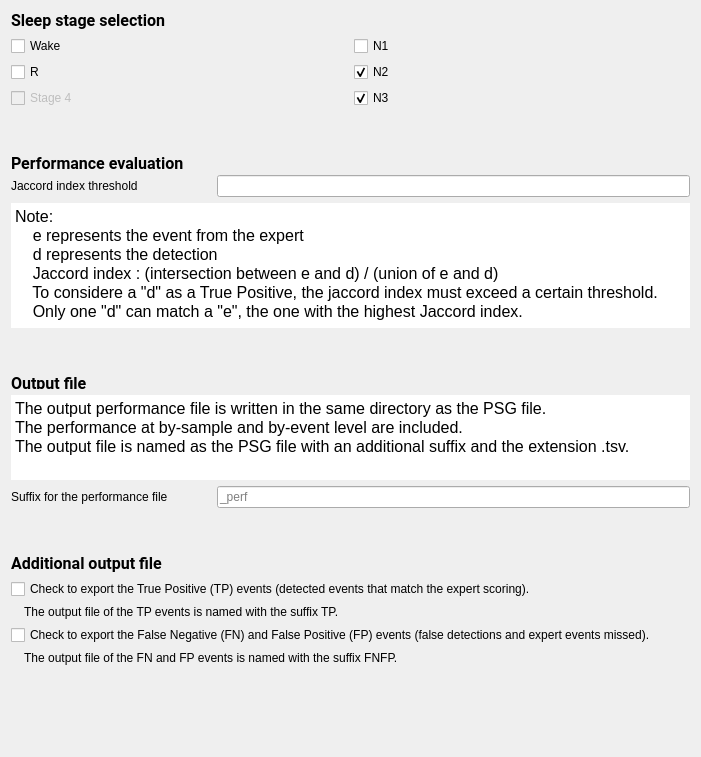
<?xml version="1.0" encoding="UTF-8"?>
<ui version="4.0">
 <class>OutputFilesStep</class>
 <widget class="QWidget" name="OutputFilesStep">
  <property name="geometry">
   <rect>
    <x>0</x>
    <y>0</y>
    <width>701</width>
    <height>757</height>
   </rect>
  </property>
  <property name="windowTitle">
   <string/>
  </property>
  <property name="styleSheet">
   <string>font: 12pt &quot;Roboto&quot;;</string>
  </property>
  <layout class="QVBoxLayout" name="verticalLayout_3">
   <item>
    <layout class="QVBoxLayout" name="verticalLayout">
     <item>
      <widget class="QLabel" name="label_5">
       <property name="font">
        <font>
         <family>Roboto</family>
         <pointsize>12</pointsize>
         <weight>50</weight>
         <italic>false</italic>
         <bold>false</bold>
        </font>
       </property>
       <property name="text">
        <string>&lt;html&gt;&lt;head/&gt;&lt;body&gt;&lt;p&gt;&lt;span style=&quot; font-weight:600;&quot;&gt;Sleep stage selection&lt;/span&gt;&lt;/p&gt;&lt;/body&gt;&lt;/html&gt;</string>
       </property>
      </widget>
     </item>
     <item>
      <layout class="QGridLayout" name="gridLayout">
       <item row="0" column="0">
        <widget class="QCheckBox" name="checkBox_W">
         <property name="text">
          <string>Wake</string>
         </property>
        </widget>
       </item>
       <item row="0" column="1">
        <widget class="QCheckBox" name="checkBox_1">
         <property name="text">
          <string>N1</string>
         </property>
         <property name="checked">
          <bool>false</bool>
         </property>
        </widget>
       </item>
       <item row="1" column="0">
        <widget class="QCheckBox" name="checkBox_R">
         <property name="text">
          <string>R</string>
         </property>
        </widget>
       </item>
       <item row="1" column="1">
        <widget class="QCheckBox" name="checkBox_2">
         <property name="text">
          <string>N2</string>
         </property>
         <property name="checked">
          <bool>true</bool>
         </property>
        </widget>
       </item>
       <item row="2" column="0">
        <widget class="QCheckBox" name="checkBox_4">
         <property name="enabled">
          <bool>false</bool>
         </property>
         <property name="text">
          <string>Stage 4</string>
         </property>
        </widget>
       </item>
       <item row="2" column="1">
        <widget class="QCheckBox" name="checkBox_3">
         <property name="text">
          <string>N3</string>
         </property>
         <property name="checked">
          <bool>true</bool>
         </property>
        </widget>
       </item>
      </layout>
     </item>
     <item>
      <spacer name="verticalSpacer_3">
       <property name="orientation">
        <enum>Qt::Vertical</enum>
       </property>
       <property name="sizeType">
        <enum>QSizePolicy::Fixed</enum>
       </property>
       <property name="sizeHint" stdset="0">
        <size>
         <width>20</width>
         <height>40</height>
        </size>
       </property>
      </spacer>
     </item>
     <item>
      <widget class="QLabel" name="label">
       <property name="maximumSize">
        <size>
         <width>16777215</width>
         <height>15</height>
        </size>
       </property>
       <property name="font">
        <font>
         <family>Roboto</family>
         <pointsize>12</pointsize>
         <weight>50</weight>
         <italic>false</italic>
         <bold>false</bold>
        </font>
       </property>
       <property name="text">
        <string>&lt;html&gt;&lt;head/&gt;&lt;body&gt;&lt;p&gt;&lt;span style=&quot; font-weight:600;&quot;&gt;Performance evaluation&lt;/span&gt;&lt;/p&gt;&lt;/body&gt;&lt;/html&gt;</string>
       </property>
      </widget>
     </item>
     <item>
      <layout class="QHBoxLayout" name="horizontalLayout">
       <item>
        <widget class="QLabel" name="label_2">
         <property name="minimumSize">
          <size>
           <width>200</width>
           <height>0</height>
          </size>
         </property>
         <property name="maximumSize">
          <size>
           <width>200</width>
           <height>16777215</height>
          </size>
         </property>
         <property name="text">
          <string>Jaccord index threshold</string>
         </property>
        </widget>
       </item>
       <item>
        <widget class="QLineEdit" name="lineEdit_jaccord"/>
       </item>
      </layout>
     </item>
     <item>
      <widget class="QTextEdit" name="textEdit">
       <property name="minimumSize">
        <size>
         <width>500</width>
         <height>0</height>
        </size>
       </property>
       <property name="maximumSize">
        <size>
         <width>16777215</width>
         <height>125</height>
        </size>
       </property>
       <property name="frameShape">
        <enum>QFrame::HLine</enum>
       </property>
       <property name="lineWidth">
        <number>0</number>
       </property>
       <property name="readOnly">
        <bool>true</bool>
       </property>
       <property name="html">
        <string>&lt;!DOCTYPE HTML PUBLIC &quot;-//W3C//DTD HTML 4.0//EN&quot; &quot;http://www.w3.org/TR/REC-html40/strict.dtd&quot;&gt;
&lt;html&gt;&lt;head&gt;&lt;meta name=&quot;qrichtext&quot; content=&quot;1&quot; /&gt;&lt;style type=&quot;text/css&quot;&gt;
p, li { white-space: pre-wrap; }
&lt;/style&gt;&lt;/head&gt;&lt;body style=&quot; font-family:'Roboto'; font-size:12pt; font-weight:400; font-style:normal;&quot;&gt;
&lt;p style=&quot; margin-top:0px; margin-bottom:0px; margin-left:0px; margin-right:0px; -qt-block-indent:0; text-indent:0px;&quot;&gt;Note:&lt;/p&gt;
&lt;p style=&quot; margin-top:0px; margin-bottom:0px; margin-left:0px; margin-right:0px; -qt-block-indent:0; text-indent:0px;&quot;&gt;    e represents the event from the expert&lt;/p&gt;
&lt;p style=&quot; margin-top:0px; margin-bottom:0px; margin-left:0px; margin-right:0px; -qt-block-indent:0; text-indent:0px;&quot;&gt;    d represents the detection&lt;/p&gt;
&lt;p style=&quot; margin-top:0px; margin-bottom:0px; margin-left:0px; margin-right:0px; -qt-block-indent:0; text-indent:0px;&quot;&gt;    Jaccord index : (intersection between e and d) / (union of e and d)&lt;/p&gt;
&lt;p style=&quot; margin-top:0px; margin-bottom:0px; margin-left:0px; margin-right:0px; -qt-block-indent:0; text-indent:0px;&quot;&gt;    To considere a &amp;quot;d&amp;quot; as a True Positive, the jaccord index must exceed a certain threshold.&lt;/p&gt;
&lt;p style=&quot; margin-top:0px; margin-bottom:0px; margin-left:0px; margin-right:0px; -qt-block-indent:0; text-indent:0px;&quot;&gt;    Only one &amp;quot;d&amp;quot; can match a &amp;quot;e&amp;quot;, the one with the highest Jaccord index.&lt;/p&gt;&lt;/body&gt;&lt;/html&gt;</string>
       </property>
      </widget>
     </item>
     <item>
      <spacer name="verticalSpacer">
       <property name="orientation">
        <enum>Qt::Vertical</enum>
       </property>
       <property name="sizeType">
        <enum>QSizePolicy::Fixed</enum>
       </property>
       <property name="sizeHint" stdset="0">
        <size>
         <width>20</width>
         <height>40</height>
        </size>
       </property>
      </spacer>
     </item>
     <item>
      <layout class="QVBoxLayout" name="verticalLayout_2">
       <item>
        <widget class="QLabel" name="label_3">
         <property name="maximumSize">
          <size>
           <width>16777215</width>
           <height>15</height>
          </size>
         </property>
         <property name="font">
          <font>
           <family>Roboto</family>
           <pointsize>12</pointsize>
           <weight>50</weight>
           <italic>false</italic>
           <bold>false</bold>
          </font>
         </property>
         <property name="text">
          <string>&lt;html&gt;&lt;head/&gt;&lt;body&gt;&lt;p&gt;&lt;span style=&quot; font-weight:600;&quot;&gt;Output file&lt;/span&gt;&lt;/p&gt;&lt;/body&gt;&lt;/html&gt;</string>
         </property>
        </widget>
       </item>
       <item>
        <widget class="QTextEdit" name="textEdit_2">
         <property name="maximumSize">
          <size>
           <width>16777215</width>
           <height>85</height>
          </size>
         </property>
         <property name="frameShape">
          <enum>QFrame::HLine</enum>
         </property>
         <property name="lineWidth">
          <number>0</number>
         </property>
         <property name="readOnly">
          <bool>true</bool>
         </property>
         <property name="html">
          <string>&lt;!DOCTYPE HTML PUBLIC &quot;-//W3C//DTD HTML 4.0//EN&quot; &quot;http://www.w3.org/TR/REC-html40/strict.dtd&quot;&gt;
&lt;html&gt;&lt;head&gt;&lt;meta name=&quot;qrichtext&quot; content=&quot;1&quot; /&gt;&lt;style type=&quot;text/css&quot;&gt;
p, li { white-space: pre-wrap; }
&lt;/style&gt;&lt;/head&gt;&lt;body style=&quot; font-family:'Roboto'; font-size:12pt; font-weight:400; font-style:normal;&quot;&gt;
&lt;p style=&quot; margin-top:0px; margin-bottom:0px; margin-left:0px; margin-right:0px; -qt-block-indent:0; text-indent:0px;&quot;&gt;The output performance file is written in the same directory as the PSG file.&lt;/p&gt;
&lt;p style=&quot; margin-top:0px; margin-bottom:0px; margin-left:0px; margin-right:0px; -qt-block-indent:0; text-indent:0px;&quot;&gt;The performance at by-sample and by-event level are included.&lt;/p&gt;
&lt;p style=&quot; margin-top:0px; margin-bottom:0px; margin-left:0px; margin-right:0px; -qt-block-indent:0; text-indent:0px;&quot;&gt;The output file is named as the PSG file with an additional suffix and the extension .tsv.&lt;/p&gt;&lt;/body&gt;&lt;/html&gt;</string>
         </property>
        </widget>
       </item>
       <item>
        <layout class="QHBoxLayout" name="horizontalLayout_2">
         <item>
          <widget class="QLabel" name="label_4">
           <property name="minimumSize">
            <size>
             <width>200</width>
             <height>0</height>
            </size>
           </property>
           <property name="maximumSize">
            <size>
             <width>200</width>
             <height>16777215</height>
            </size>
           </property>
           <property name="text">
            <string>Suffix for the performance file</string>
           </property>
          </widget>
         </item>
         <item>
          <widget class="QLineEdit" name="lineEdit_suffix">
           <property name="placeholderText">
            <string>_perf</string>
           </property>
          </widget>
         </item>
        </layout>
       </item>
      </layout>
     </item>
     <item>
      <spacer name="verticalSpacer_4">
       <property name="orientation">
        <enum>Qt::Vertical</enum>
       </property>
       <property name="sizeType">
        <enum>QSizePolicy::Fixed</enum>
       </property>
       <property name="sizeHint" stdset="0">
        <size>
         <width>20</width>
         <height>40</height>
        </size>
       </property>
      </spacer>
     </item>
     <item>
      <widget class="QLabel" name="label_title">
       <property name="font">
        <font>
         <family>Roboto</family>
         <pointsize>12</pointsize>
         <weight>50</weight>
         <italic>false</italic>
         <bold>false</bold>
        </font>
       </property>
       <property name="text">
        <string>&lt;html&gt;&lt;head/&gt;&lt;body&gt;&lt;p&gt;&lt;span style=&quot; font-weight:600;&quot;&gt;Additional output file&lt;/span&gt;&lt;/p&gt;&lt;/body&gt;&lt;/html&gt;</string>
       </property>
      </widget>
     </item>
     <item>
      <widget class="QCheckBox" name="checkBox_TP_exp">
       <property name="text">
        <string>Check to export the True Positive (TP) events (detected events that match the expert scoring).</string>
       </property>
      </widget>
     </item>
     <item>
      <widget class="QLabel" name="label_6">
       <property name="text">
        <string>    The output file of the TP events is named with the suffix TP.</string>
       </property>
      </widget>
     </item>
     <item>
      <widget class="QCheckBox" name="checkBox_FPFN_exp">
       <property name="text">
        <string>Check to export the False Negative (FN) and False Positive (FP) events (false detections and expert events missed).</string>
       </property>
      </widget>
     </item>
     <item>
      <widget class="QLabel" name="label_7">
       <property name="text">
        <string>    The output file of the FN and FP events is named with the suffix FNFP.</string>
       </property>
      </widget>
     </item>
     <item>
      <spacer name="verticalSpacer_2">
       <property name="orientation">
        <enum>Qt::Vertical</enum>
       </property>
       <property name="sizeHint" stdset="0">
        <size>
         <width>20</width>
         <height>40</height>
        </size>
       </property>
      </spacer>
     </item>
    </layout>
   </item>
  </layout>
 </widget>
 <resources>
  <include location="../../../../../snooz-toolbox/src/main/python/ui/themes/themes.qrc"/>
 </resources>
 <connections/>
</ui>
